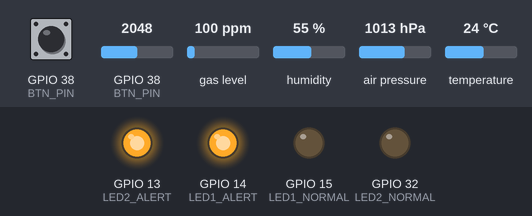
Recording of a sketch running on a simulated ESP32. Shown: output pins drawn as LEDs (lit = HIGH). Inputs (shaded band) come from the test bench; at power-on: GPIO 38 (BTN_PIN) LOW, GPIO 38 (BTN_PIN) = 2048, gas level 100 ppm, humidity 55 %, air pressure 1013 hPa, temperature 24 °C (analog values on the 0–4095 scale). What the sketch prints to the serial monitor is not drawn.

Above: at 0.4 s.
Timing chart, 0 to 1.9 s (numbered marks = the images above):
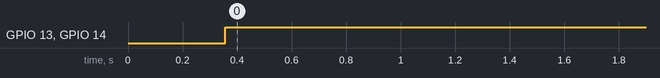

Measured:
- by itself, GPIO 13 (LED2_ALERT), GPIO 14 (LED1_ALERT): LOW → HIGH at 0.36 s

The sketch:

GREENREDLED.ino
```cpp
#include <Wire.h>
#include <Adafruit_BME680.h>

// Sensor Pins
const int TMP36_PIN = A2;
const int BTN_PIN = 38;

// LED Pins – Two for normal, two for alert
const int LED1_NORMAL = 15;  // Green (ON when diff is LOW)
const int LED2_NORMAL = 32;  // Green (ON when diff is LOW)
const int LED1_ALERT  = 14;  // Red (ON when diff is HIGH)
const int LED2_ALERT  = 13;  // Built-in Red (ON when diff is HIGH)

const float threshold = 3.0;
const float alpha = 2.0 / (50 + 1.0);

Adafruit_BME680 bme(&Wire);

float emaTemp36 = 0;
float emaBme = 0;

void setup() {
  Serial.begin(115200);
  while (!Serial);

  Wire.begin(22, 20);

  pinMode(BTN_PIN, INPUT);

  // Configure ALL LED pins
  pinMode(LED1_NORMAL, OUTPUT);
  pinMode(LED2_NORMAL, OUTPUT);
  pinMode(LED1_ALERT, OUTPUT);
  pinMode(LED2_ALERT, OUTPUT);

  // Start with all LEDs OFF
  digitalWrite(LED1_NORMAL, LOW);
  digitalWrite(LED2_NORMAL, LOW);
  digitalWrite(LED1_ALERT, LOW);
  digitalWrite(LED2_ALERT, LOW);

  analogReadResolution(12);

  if (!bme.begin()) {
    Serial.println("BME680 not found!");
    while (1);
  }

  bme.setTemperatureOversampling(BME680_OS_8X);
  bme.setIIRFilterSize(BME680_FILTER_SIZE_3);

  Serial.println("Press button to start.");

  while (digitalRead(BTN_PIN) == HIGH) {
    delay(10);
  }
  delay(50);

  Serial.println("System starting...");

  float voltage = analogReadMilliVolts(TMP36_PIN);
  emaTemp36 = (voltage - 500.0) / 10.0;

  bme.performReading();
  emaBme = bme.temperature;
}

void loop() {
  // Read and filter TMP36
  float voltage = analogReadMilliVolts(TMP36_PIN);
  float temp36Temp = (voltage - 500.0) / 10.0;
  emaTemp36 = (alpha * temp36Temp) + ((1.0 - alpha) * emaTemp36);

  // Read and filter BME680
  if (bme.performReading()) {
    float rawBme = bme.temperature;
    emaBme = (alpha * rawBme) + ((1.0 - alpha) * emaBme);
  }

  float difference = abs(emaTemp36 - emaBme);

  // Control ALL LEDs based on difference
  if (difference > threshold) {
    // ALERT STATE – Two LEDs ON
    digitalWrite(LED1_NORMAL, LOW);
    digitalWrite(LED2_NORMAL, LOW);
    digitalWrite(LED1_ALERT, HIGH);
    digitalWrite(LED2_ALERT, HIGH);
  } else {
    // NORMAL STATE – Two LEDs ON
    digitalWrite(LED1_NORMAL, HIGH);
    digitalWrite(LED2_NORMAL, HIGH);
    digitalWrite(LED1_ALERT, LOW);
    digitalWrite(LED2_ALERT, LOW);
  }

  Serial.print("TMP36: "); Serial.print(emaTemp36);
  Serial.print(" C | BME: "); Serial.print(emaBme);
  Serial.print(" C | Diff: "); Serial.print(difference);
  Serial.print(" C | LEDs: ");
  Serial.println((difference > threshold) ? "ALERT (2 LEDs)" : "NORMAL (2 LEDs)");

  delay(50);
}
```
